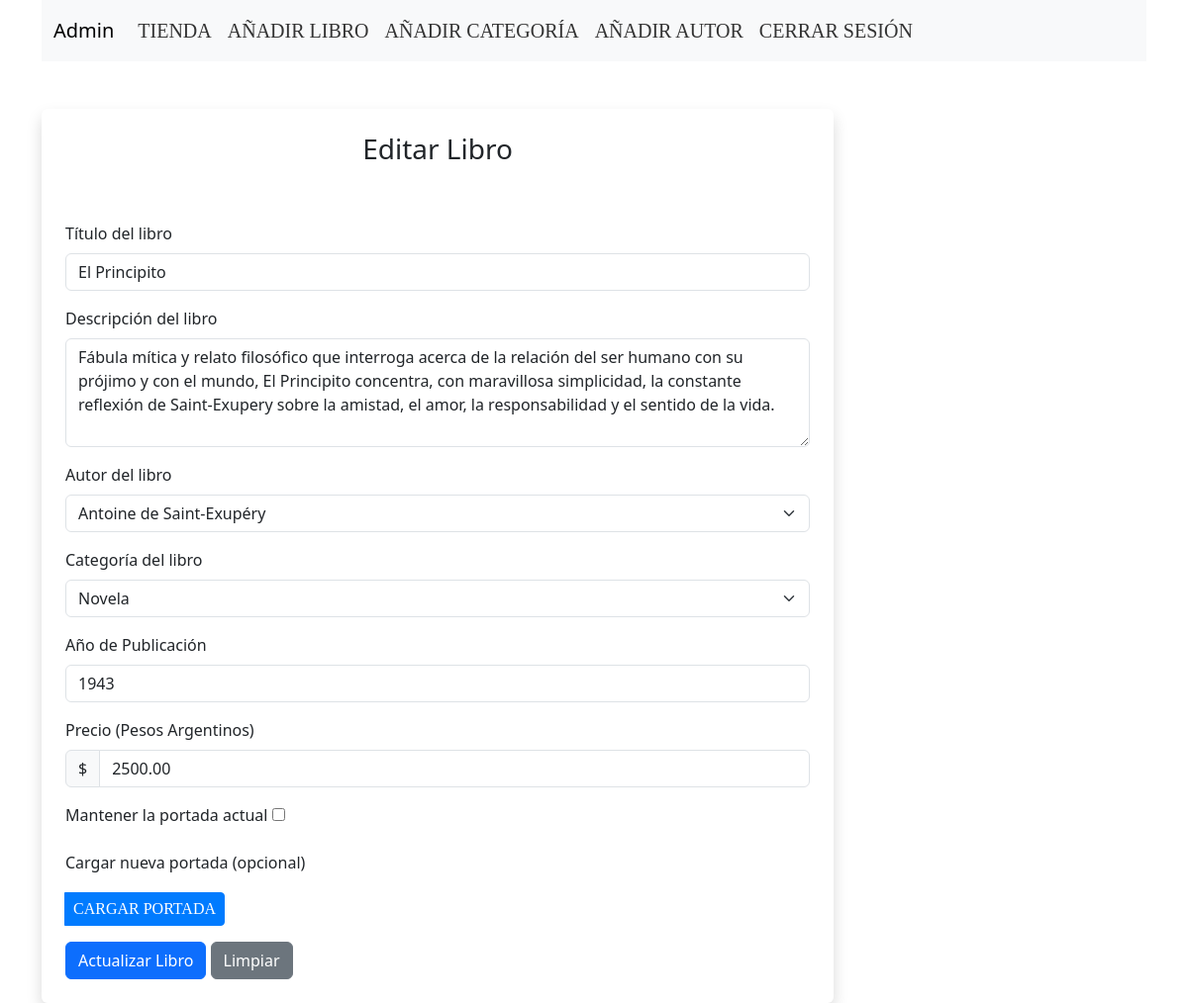
/editar-libro.php?id=1 (signed in), run on the app's committed database.
### tables this page shows
CREATE TABLE `libros` (
  `id` int(11) NOT NULL,
  `titulo` varchar(255) NOT NULL,
  `autor_id` int(11) NOT NULL,
  `descripcion` text NOT NULL,
  `categoria_id` int(11) NOT NULL,
  `precio` decimal(10,2) NOT NULL,
  `fecha_publicacion` int(4) DEFAULT NULL,
  `portada` varchar(255) NOT NULL
);

CREATE TABLE `autor` (
  `id` int(11) NOT NULL,
  `nombre` varchar(255) NOT NULL,
  `apellido` varchar(255) NOT NULL
);

CREATE TABLE `categorias` (
  `id` int(11) NOT NULL,
  `nombre` varchar(255) NOT NULL
);

### php/func-autor.php (called while the page is built, shortened)
<?php
class Autor {
    public function __construct($id, $nombre, $apellido) {
        $this->id = $id;
        $this->nombre = $nombre;
        $this->apellido = $apellido;
    }
}
function get_all_authors($con) {
    $sql  = "SELECT * FROM autor";
    $stmt = $con->prepare($sql);
    $stmt->execute();
    $autores = array();
    if ($stmt->rowCount() > 0) {
        while ($row = $stmt->fetch(PDO::FETCH_ASSOC)) {
            $autor = new Autor($row['id'], $row['nombre'], $row['apellido']);
            $autores[] = $autor;
        }
    }
    return $autores;
}
?>

### php/func-libro.php (called while the page is built, shortened)
<?php
function get_book($con, $id) {
    $sql = "SELECT * FROM libros WHERE id = ?";
    $stmt = $con->prepare($sql);
    $stmt->bindParam(1, $id, PDO::PARAM_INT);
    $stmt->execute();
    return $stmt->fetch(PDO::FETCH_ASSOC);
}
?>

### php/func-categoria.php (called while the page is built, shortened)
<?php
class Categoria {
    public function __construct($id, $nombre) {
        $this->id = $id;
        $this->nombre = $nombre;
    }
}
function get_all_categories($con) {
    $sql  = "SELECT * FROM categorias";
    $stmt = $con->prepare($sql);
    $stmt->execute();
    $categorias = array();
    if ($stmt->rowCount() > 0) {
        while ($row = $stmt->fetch(PDO::FETCH_ASSOC)) {
            $categoria = new Categoria($row['id'], $row['nombre']);
            $categorias[] = $categoria;
        }
    }
    return $categorias;
}
?>

### editar-libro.php (the view, shortened to what this page needs)
<?php
$id = $_GET['id'];
include "db_conexion.php";
include "php/func-libro.php";
include "php/func-categoria.php";
include "php/func-autor.php";
$categorias = get_all_categories($conn);
$autores = get_all_authors($conn);
$book = get_book($conn, $id);
?>
<!DOCTYPE html>
<html lang="es">
<head>
     <link href="https://cdn.jsdelivr.net/npm/bootstrap@5.3.2/dist/css/bootstrap.min.css" rel="stylesheet">
    <link rel="stylesheet" type="text/css" href="https://cdn.datatables.net/1.11.10/css/jquery.dataTables.css">
    <link href="css/estilos-admin.css" rel="stylesheet">
</head>
<body>
    <div class="container">
        <nav class="navbar navbar-expand-lg navbar-light bg-light">
            <div class="container-fluid">
                <a class="navbar-brand" href="admin.php">Admin</a>
                <div class="collapse navbar-collapse" id="navbarNav">
                    <ul class="navbar-nav ml-auto">
                        <li class="nav-item">
                            <a class="nav-link" aria-current="page" href="index.php">Tienda</a>
                        </li>
                        <li class="nav-item">
                            <a class="nav-link disabled" href="anadir-libro.php">Añadir Libro</a>
                        </li>
                        <li class="nav-item">
                            <a class="nav-link" href="anadir-categoria.php">Añadir Categoría</a>
                        </li>
                        <li class="nav-item">
                            <a class="nav-link" href="anadir-autor.php">Añadir Autor</a>
                        </li>
                        <li class="nav-item">
                            <a class="nav-link" href="logout.php">Cerrar Sesión</a>
                        </li>
                    </ul>
                </div>
            </div>
        </nav>
        <form action="editar-libro.php?id=<?= $id ?>" method="post" enctype="multipart/form-data" class="shadow p-4 rounded mt-5" style="width: 90%; max-width: 50rem;">
            <h1 class="text-center pb-5 display-4 fs-3">Editar Libro</h1>
            <div class="mb-3">
                <label class="form-label">Título del libro</label>
                <input type="text" class="form-control" name="book_title" value="<?= htmlspecialchars($book['titulo']) ?>" required>
            </div>
            <div class="mb-3">
                <label class="form-label">Descripción del libro</label>
                <textarea class="form-control" name="book_description" rows="4   <textarea class="form-control" name="book_description" rows="4" required><?= htmlspecialchars($book['descripcion']) ?></textarea>
            </div>
            <div class="mb-3">
                <label class="form-label">Autor del libro</label>
                <select class="form-select" name="book_author" required>
                    <?php foreach ($autores as $autor) { ?>
                        <option value="<?= $autor->id ?>" <?= $autor->id == $book['autor_id'] ? 'selected' : '' ?>>
                            <?= htmlspecialchars($autor->nombre . ' ' . $autor->apellido) ?>
                        </option>
                    <?php } ?>
                </select>
            </div>
            <div class="mb-3">
                <label class="form-label">Categoría del libro</label>
                <select class="form-select" name="book_category" required>
                    <?php foreach ($categorias as $categoria) { ?>
                        <option value="<?= $categoria->id ?>" <?= $categoria->id == $book['categoria_id'] ? 'selected' : '' ?>>
                            <?= htmlspecialchars($categoria->nombre) ?>
                        </option>
                    <?php } ?>
                </select>
            </div>
            <div class="mb-3">
                <label class="form-label">Año de Publicación</label>
                <input type="number" class="form-control" name="book_year" value="<?= htmlspecialchars($book['fecha_publicacion']) ?>" required min="0" max="<?= date('Y') ?>">
            </div>
            <div class="mb-3">
                <label class="form-label">Precio (Pesos Argentinos)</label>
                <div class="input-group">
                    <span class="input-group-text">$</span>
                    <input type="text" class="form-control" name="book_price" value="<?= htmlspecialchars($book['precio']) ?>" required>
                </div>
            </div>
            <div class="mb-3">
                <label class="form-label">Mantener la portada actual</label>
                <input type="checkbox" name="keep_cover">
            </div>
            <div class="mb-3">
                <label class="form-label">Cargar nueva portada (opcional)</label>
                <div class="input-group">
                    <label for="inputPortada" class="custom-file-upload">
                        Cargar Portada
                    </label>
                </div>
            </div>
            <button type="submit" class="btn btn-primary">Actualizar Libro</button>
           <button type="reset" class="btn btn-secondary">Limpiar</button>
        </form>
    </div>
</body>
</html>

### css/estilos-admin.css (style rules this page uses)
.navbar-light .navbar-nav .nav-link { font-size: 20px; color: #333; font-family: "Arial, Helvetica, sans-serif"; text-transform: uppercase; transition: color 0.3s ease-in-out, text-shadow 0.3s ease-in-out; }
.custom-file-upload { background-color: #007bff; color: white; border: 1px solid #007bff; display: inline-block; padding: 4px 8px; cursor: pointer; border-radius: 4px; margin-top: 10px; font-size: 16px; font-family: "Arial, Helvetica, sans-serif"; text-transform: uppercase; transition: background-color 0.3s ease-in-out, color 0.3s ease-in-out, text-shadow 0.3s ease-in-out; }

### data on the page
libros: book_title "El Principito", book_description "Fábula mítica y relato filosófico que interroga acerca de la relación del ser humano con su prójimo y con el mundo, El Principito concentra, con maravillosa simplicidad, la constante reflexión de Saint-Exupery sobre la amistad, el amor, la responsabilidad y el sentido de la vida.", book_author "Antoine de Saint-Exupéry", book_category "Novela", book_year "1943", book_price "2500.00"
